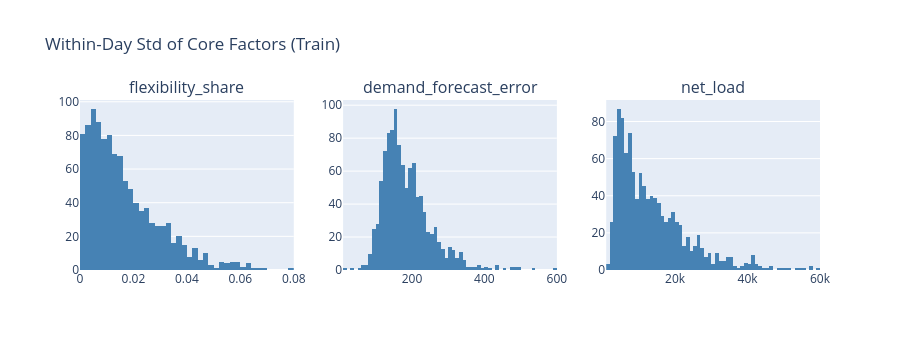

The cell this chart's notebook holds for it:
### Markdown cell above
## 7. Daily-Generation Limitation Check

Within-day variance of `flexibility_share` should be ~0 (daily broadcast), while `net_load` and `demand_forecast_error` should show real hourly variance.

### Code cell
# Compute within-day std for each factor
daily_std = train.groupby(train.index.date)[
    ["flexibility_share", "demand_forecast_error", "net_load"]
].std()

fig = make_subplots(rows=1, cols=3,
                    subplot_titles=["flexibility_share", "demand_forecast_error", "net_load"])
for i, col in enumerate(["flexibility_share", "demand_forecast_error", "net_load"], 1):
    fig.add_trace(
        go.Histogram(x=daily_std[col], nbinsx=60, marker_color="steelblue"),
        row=1, col=i,
    )
fig.update_layout(title="Within-Day Std of Core Factors (Train)",
                  showlegend=False, height=350)
fig.show()

print("Median within-day std:")
print(daily_std.median().to_string())

### Figure 1 — Plotly figure (JSON) as saved in the notebook; plotly's stock layout.template omitted (floating-point values rounded to 4 significant figures; data arrays with more than 128 entries replaced by an {"elided": "..."} marker saying what was removed)
{"data": [{"marker": {"color": "steelblue"}, "nbinsx": 60, "type": "histogram", "x": {"elided": "1089 float values"}, "xaxis": "x", "yaxis": "y"}, {"marker": {"color": "steelblue"}, "nbinsx": 60, "type": "histogram", "x": {"elided": "1089 float values"}, "xaxis": "x2", "yaxis": "y2"}, {"marker": {"color": "steelblue"}, "nbinsx": 60, "type": "histogram", "x": {"elided": "1089 float values"}, "xaxis": "x3", "yaxis": "y3"}], "layout": {"annotations": [{"font": {"size": 16}, "showarrow": false, "text": "flexibility_share", "x": 0.1444, "xanchor": "center", "xref": "paper", "y": 1, "yanchor": "bottom", "yref": "paper"}, {"font": {"size": 16}, "showarrow": false, "text": "demand_forecast_error", "x": 0.5, "xanchor": "center", "xref": "paper", "y": 1, "yanchor": "bottom", "yref": "paper"}, {"font": {"size": 16}, "showarrow": false, "text": "net_load", "x": 0.8556, "xanchor": "center", "xref": "paper", "y": 1, "yanchor": "bottom", "yref": "paper"}], "height": 350, "showlegend": false, "title": {"text": "Within-Day Std of Core Factors (Train)"}, "xaxis": {"anchor": "y", "domain": [0, 0.2889]}, "xaxis2": {"anchor": "y2", "domain": [0.3556, 0.6444]}, "xaxis3": {"anchor": "y3", "domain": [0.7111, 1]}, "yaxis": {"anchor": "x", "domain": [0, 1]}, "yaxis2": {"anchor": "x2", "domain": [0, 1]}, "yaxis3": {"anchor": "x3", "domain": [0, 1]}}}
